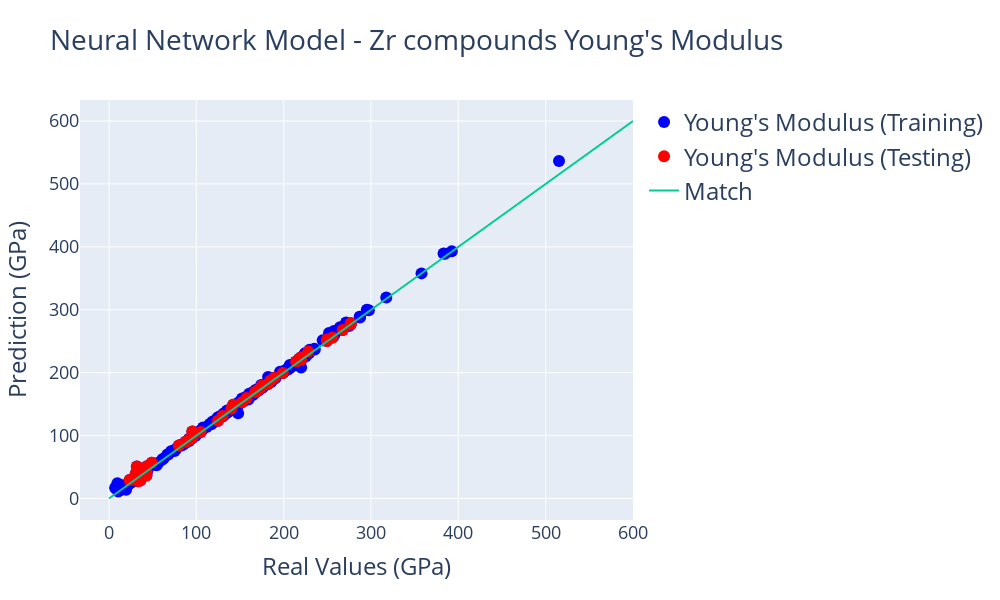

Source (notebook cell):
### Markdown cell above
### 4. Plotting

The easiest way to see if the model did a good job estimating the Young's Modulus for the Elements is through a plot comparing Real Values with their Predictions. We will use [Plotly](https://plot.ly/python/) to create a plot like that. We covered how to plot in Plotly in the first tutorial of this tool. For values in this plot, the line (x = y) indicates a perfect match and would be the desirable result for the points. As you analyze the plot, you can hover on the points to see the data we obtained in the cell above.

### Code cell
import plotly
import plotly.graph_objs as go
from plotly.offline import iplot

plotly.offline.init_notebook_mode(connected=True)

layout0= go.Layout(title=go.layout.Title(text="Neural Network Model - Zr compounds Young's Modulus", font=dict(size=28)), hovermode= 'closest', width = 1000, height=600, showlegend=True,  # Hovermode establishes the way the labels that appear when you hover are arranged # Establishing a square plot width=height
    xaxis= dict(title=go.layout.xaxis.Title(text='Real Values (GPa)', font=dict(size=24)), zeroline= False, gridwidth= 1, tickfont=dict(size=18)), # Axis Titles. Removing the X-axis Mark. Adding a Grid
    yaxis= dict(title=go.layout.yaxis.Title(text='Prediction (GPa)', font=dict(size=24)), zeroline= False, gridwidth= 1, tickfont=dict(size=18)), # Axis Titles. Removing the Y-axis Mark. Adding a Grid
    legend=dict(font=dict(size=24))) # Adding a legend

trace0 = go.Scatter(x = all_labels, y = predictions, mode = 'markers', marker= dict(size= 12, color= 'blue'), text= elements, name = 'Young\'s Modulus (Training)')
trace1 = go.Scatter(x = test_labels, y = test_predictions, mode = 'markers', marker= dict(size= 12, color= 'red'), text = labeled_elements, name = 'Young\'s Modulus (Testing)')
trace2 = go.Scatter(x = [0,600], y = [0,600], mode = 'lines', name = "Match") # This trace is the line X = Y which would indicate that the Prediction equals the real value

data = [trace0, trace1, trace2]
fig= go.Figure(data, layout=layout0)
iplot(fig)

### Figure 1 — Plotly figure (JSON) as saved in the notebook; plotly's stock layout.template omitted (floating-point values rounded to 4 significant figures; data arrays with more than 128 entries replaced by an {"elided": "..."} marker saying what was removed)
{"data": [{"marker": {"color": "blue", "size": 12}, "mode": "markers", "name": "Young's Modulus (Training)", "text": {"elided": "242 str values"}, "type": "scatter", "x": {"elided": "242 float values"}, "y": {"elided": "242 float values"}}, {"marker": {"color": "red", "size": 12}, "mode": "markers", "name": "Young's Modulus (Testing)", "text": ["Zr2InCo2", "Zr6Ga2Co", "ZrPRu", "ZrVP", "ZrIN", "Zr6CoAs2", "ZrCoSn", "YZrSb", "ZrCoBi", "BaZrO3", "SrZrO3", "ZrNbP", "CaZrO3", "ZrSiO4", "ZrGeSe", "ZrGeS", "ZrNCl", "ZrAlNi", "ErZrSb", "ZrSiRu", "Cs2ZrF6", "ZrAsRu", "Ba2ZrO4", "ZrCdPd2", "ZrAlAu2", "MgZrPd2", "MgZrRh2", "MgZrAu2", "LuZrRu2", "LiZrPt2", "LiZr2Tc", "ZrGeSb", "ZrScOs2", "Zr6Al2Fe", "Zr6Sb2Pt", "Na2Zr(CuS2)2", "LiZrAu2", "K2Zr(BO3)2", "KZrCuSe3", "ZrTc2W", "ZrCuSiAs", "Cs2KZrOF5"], "type": "scatter", "x": [139.9, 130, 276.5, 267.5, 35.7, 170.2, 170.3, 105.0, 157.5, 228.2, 220, 249.5, 214.2, 249.6, 167.3, 189.4, 33.28, 181.8, 92.16, 256, 23.58, 220.1, 142.2, 94.52, 43.5, 95.9, 174.2, 87.68, 184.6, 48.96, 80.04, 175.2, 217.5, 124.8, 152.2, 42.88, 31.9, 95.46, 42.84, 276.9, 199.1, 30.52], "y": [142.5, 131.2, 276.6, 267.9, 28.72, 171.1, 171.9, 105.8, 159.6, 233.5, 224.0, 250.2, 217.9, 252.8, 169.2, 191.9, 27.54, 182.1, 93.72, 255.7, 29.24, 220.7, 148.8, 95.54, 51.43, 98.81, 176.4, 90.15, 187.1, 56.68, 84.08, 179.5, 221.9, 123.7, 152.9, 41.46, 50.96, 106.5, 36.71, 278.4, 199.5, 39.3]}, {"mode": "lines", "name": "Match", "type": "scatter", "x": [0, 600], "y": [0, 600]}], "layout": {"height": 600, "hovermode": "closest", "legend": {"font": {"size": 24}}, "showlegend": true, "title": {"font": {"size": 28}, "text": "Neural Network Model - Zr compounds Young's Modulus"}, "width": 1000, "xaxis": {"gridwidth": 1, "tickfont": {"size": 18}, "title": {"font": {"size": 24}, "text": "Real Values (GPa)"}, "zeroline": false}, "yaxis": {"gridwidth": 1, "tickfont": {"size": 18}, "title": {"font": {"size": 24}, "text": "Prediction (GPa)"}, "zeroline": false}}}
